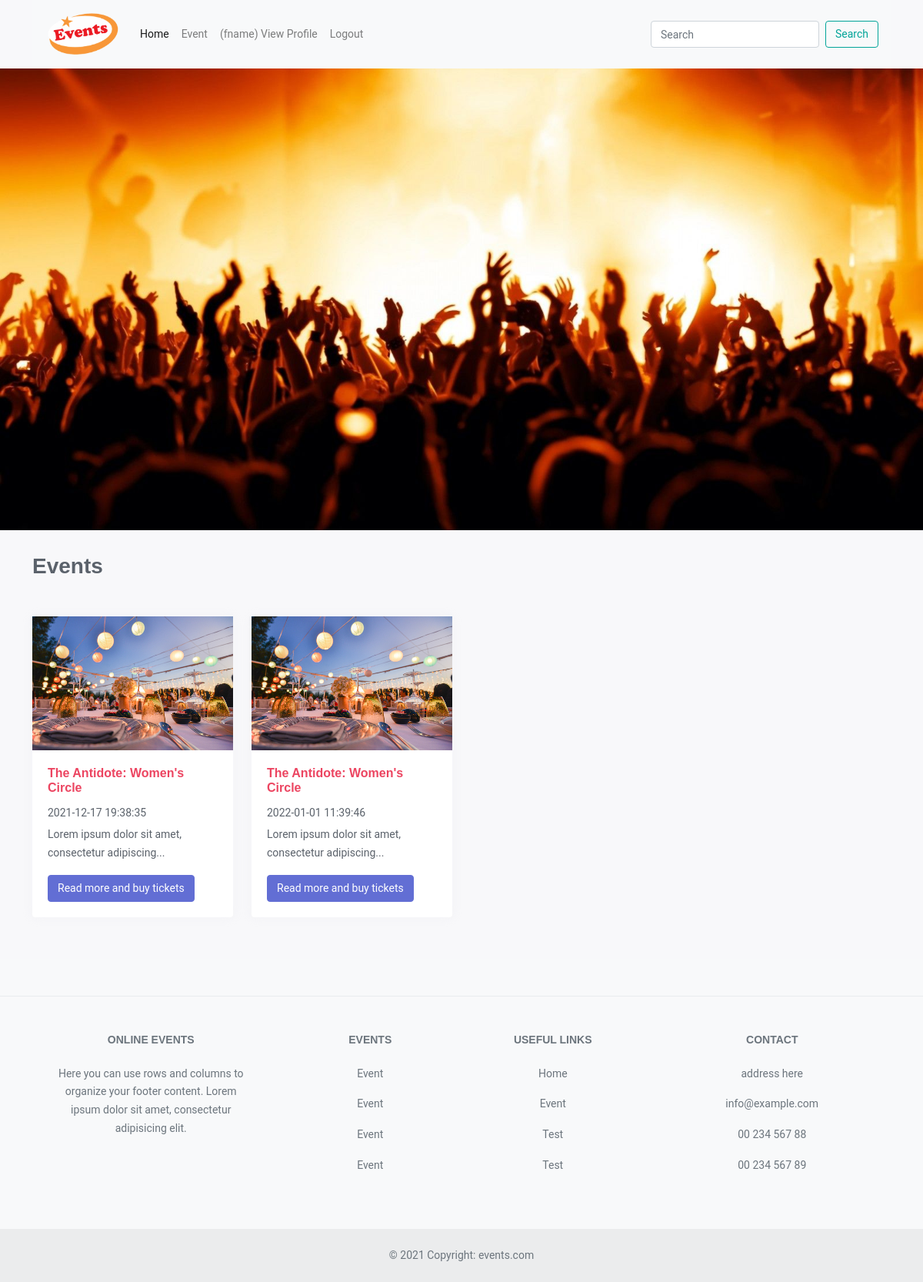
The app's page / (signed in) with its own data.
### tables this page shows
CREATE TABLE IF NOT EXISTS `e_user` (
  `e_user_id` int(11) NOT NULL AUTO_INCREMENT,
  `e_user_fname` varchar(128) NOT NULL,
  `e_user_lname` varchar(128) NOT NULL,
  `e_user_type` varchar(8) NOT NULL,
  `e_user_login_id` int(11) NOT NULL,
  PRIMARY KEY (`e_user_id`),
  KEY `e_user_login_id` (`e_user_login_id`)
);

CREATE TABLE IF NOT EXISTS `e_events` (
  `e_event_id` int(11) NOT NULL AUTO_INCREMENT,
  `e_event_title` varchar(256) NOT NULL,
  `e_event_date` date NOT NULL,
  `e_event_time` time NOT NULL,
  `e_event_details` varchar(1024) NOT NULL,
  PRIMARY KEY (`e_event_id`)
);

### includes/main.php (called while the page is built, shortened)
<?php
function getUserinfo($conn, $userid){
	$result = mysqli_fetch_array(mysqli_query($conn, "SELECT * FROM e_user,e_login WHERE e_user.e_user_login_id =e_login.e_id AND e_user.e_user_login_id ='$userid'"));
	return $result;
}
function getAllEvents($conn){
	$result = mysqli_query($conn, "SELECT * FROM e_events");
	return $result;
}
?>

### index.php (the view, shortened to what this page needs)
<?php
include('includes/header.php') ?>
<?php
$setaction = 1;
if(empty($_GET['action']) || !isset($_GET['action']) || isset($_SESSION['login_id'])){
	$setaction  = 0;
}else if($_GET['action']=="register"){
	include 'includes/register.php';
 }else if($_GET['action']=="login"){
	include 'includes/login.php';
 }else{
	$setaction  = 0;
}
if($setaction == 0){
	$events = getAllEvents($conn); ?>
	<section class="mainvisual">
	<ul>
		<li class="one"></li>
	</ul>
</section>
<section class="eventswrap">
	<div class="container">
		<div class="row">
			<div class="col-12">
				<h2 class="mb-5">Events</h2>
			</div>
			<?php
			if ($events->num_rows > 0) {
				while($row = $events->fetch_assoc()) { ?>
			<div class="col-3">
				<div class="wrap card">
					<a class="text-danger" href="event.php?show-event=<?php echo $row['e_event_id']; ?>"><img class="card-img-top" src="img/event.jpg" alt="Card image cap"></a>
					 <div class="card-body">
					    <a class="text-danger" href="event.php?show-event=<?php echo $row['e_event_id']; ?>"><h5 class="card-title"><?php echo $row['e_event_title']; ?></h5></a>
					    <p class="mb-1"><?php echo $row['e_event_date']." ".$row['e_event_time']; ?></p>
					    <p class="card-text"><?php echo substr_replace($row['e_event_details'],"...",50); ?></p>
					    <a href="event.php?show-event=<?php echo $row['e_event_id']; ?>" class="btn btn-primary">Read more and buy tickets</a>
					  </div>
				</div>
			</div>
		<?php } } ?>
		</div>
	</div>
</section>
<?php }else{ ?>
<?php }
?>
<?php
include('includes/footer.php') ?>

### includes/header.php (shortened to what this page needs)
<?php include 'includes/config.php'; controlSession();
if(isset($_SESSION['login_id'])){
	$userinfo = getUserinfo($conn, $_SESSION['login_id']);
}
?>
<!DOCTYPE html>
<head>
    <link href="lib/css/bootstrap.min.css" rel="stylesheet" type="text/css"/>
    <link href="lib/css/owl.carousel.css" rel="stylesheet" type="text/css"/>
    <link href="css/main.css" rel="stylesheet" type="text/css"/>
</head>
<body>
<header>
	<div class="container">
	<nav class="navbar navbar-expand-lg navbar-light bg-light">
	  <a class="navbar-brand" href="index.php"><img src="img/logo.png" alt="logo" width="100px" height="auto"></a>
	  <div class="collapse navbar-collapse" id="navbarSupportedContent">
	    <ul class="navbar-nav mr-auto">
	      <li class="nav-item active">
	        <a class="nav-link" href="index.php">Home</a>
	      </li>
	      <li class="nav-item">
	        <a class="nav-link" href="index.php">Event</a>
	      </li>
	      <?php
	      	if(isset($_SESSION['login_id'])){
	      		if($_SESSION['user_type']=="user"){ ?>
	      			<li class="nav-item">
			        	<a class="nav-link" href="profile.php">(<?php echo $userinfo['e_user_fname']; ?>) View Profile</a>
			      	</li>
			      	<li class="nav-item">
			        	<a class="nav-link" href="logout.php">Logout</a>
			      	</li>
	      		<?php }else if($_SESSION['user_type']=="admin"){ ?>
	      			<li class="nav-item">
			        	<a class="nav-link" href="#">Create an event</a>
			      	</li>
			      	<li class="nav-item">
			        	<a class="nav-link" href="profile.php">(<?php echo $userinfo['e_user_fname']; ?>) View Profile</a>
			      	</li>
			      	<li class="nav-item">
			        	<a class="nav-link" href="logout.php">Logout</a>
			      	</li>
	      		<?php }else{}
	      }
	      ?>
	    </ul>
	    <form class="form-inline my-2 my-lg-0">
	      <input class="form-control mr-sm-2" type="search" placeholder="Search" aria-label="Search">
	      <button class="btn btn-outline-success my-2 my-sm-0" type="submit">Search</button>
	    </form>
	  </div>
	</nav>
</div>
</header>

### css/main.css (style rules this page uses)
body { margin: 0; padding: 0; }
section { margin: 30px 0px; }
ul { margin: 0; padding: 0; }
ul li { list-style: none; }
.mainvisual { margin: 0; }
.mainvisual ul li { width: 100%; height: 600px; background-size: cover; background-repeat: no-repeat; background-position: center; }
.one { background-image: url("../img/one.jpg"); }

### records on screen
e_user: e_user_fname "fname"
e_events: e_event_title "The Antidote: Women's Circle", e_event_date "2021-12-17", e_event_time "19:38:35", e_event_details "Lorem ipsum dolor sit amet, consectetur adipiscing..."
e_events: e_event_title "The Antidote: Women's Circle", e_event_date "2022-01-01", e_event_time "11:39:46", e_event_details "Lorem ipsum dolor sit amet, consectetur adipiscing..."
